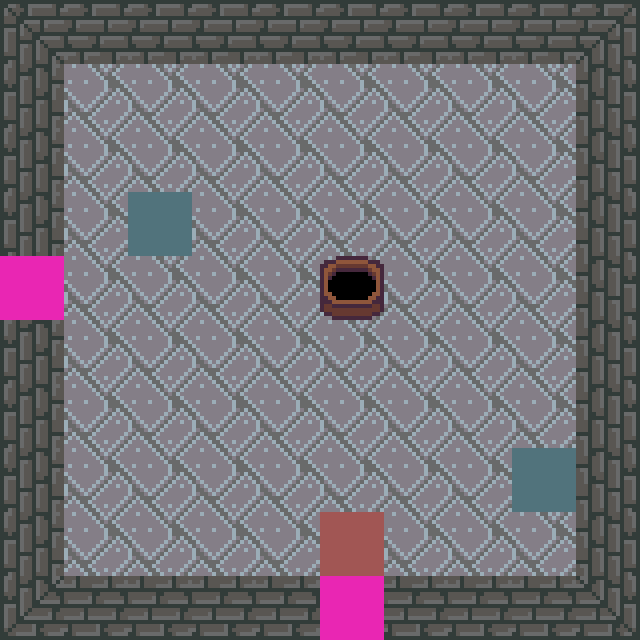

Rendered tile map (Tiled .tmx) drawn with the repository's tilesets; below, a short description and the full map source, tile grids included:
An orthogonal 10x10 tile map with 64x64 px tiles, 2 tile layers (Tile Layer 2, Tile Layer 1), 2 tilesets.

<map version="1.10" tiledversion="1.10.2" orientation="orthogonal" renderorder="right-down" width="10" height="10" tilewidth="64" tileheight="64" infinite="0" nextlayerid="3" nextobjectid="1">
 <tileset firstgid="1" source="../tmx/placeholders.tsx" />
 <tileset firstgid="10" source="../tmx/tiles.tsx" />
 <layer id="2" name="Tile Layer 2" width="10" height="10">
  <data encoding="csv">
24,24,24,24,24,24,24,24,24,24,
24,24,24,24,24,24,24,24,24,24,
24,24,24,24,24,24,24,24,24,24,
24,24,24,24,24,24,24,24,24,24,
24,24,24,24,24,24,24,24,24,24,
24,24,24,24,24,24,24,24,24,24,
24,24,24,24,24,24,24,24,24,24,
24,24,24,24,24,24,24,24,24,24,
24,24,24,24,24,24,24,24,24,24,
24,24,24,24,24,24,24,24,24,24
</data>
 </layer>
 <layer id="1" name="Tile Layer 1" width="10" height="10">
  <data encoding="csv">
10,11,11,11,11,11,11,11,11,14,
28,0,0,0,0,0,0,0,0,20,
28,0,0,0,0,0,0,0,0,20,
28,0,3,0,0,0,0,0,0,20,
1,0,0,0,0,40,0,0,0,20,
28,0,0,0,0,0,0,0,0,20,
28,0,0,0,0,0,0,0,0,20,
28,0,0,0,0,0,0,0,3,20,
28,0,0,0,0,2,0,0,0,20,
34,37,37,37,37,1,37,37,37,38
</data>
 </layer>
</map>